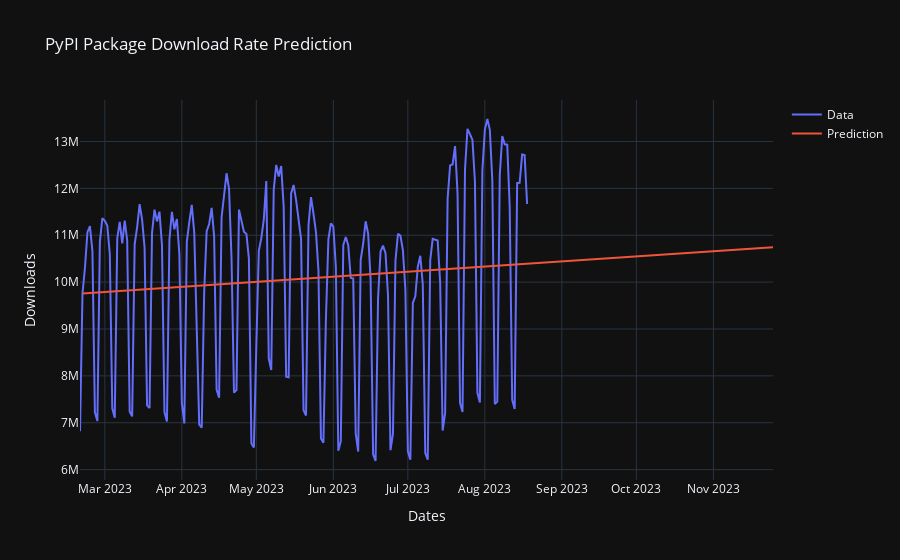

Notebook code for this chart:
### Markdown cell above
### Plotting

### Code cell
fig = go.Figure()

fig.add_trace(
    go.Scatter(
        x=overall_df["date"], y=overall_df["downloads"], mode="lines", name="Data"
    )
)
fig.add_trace(
    go.Scatter(
        x=predicted_df["date"],
        y=predicted_df["downloads"],
        mode="lines",
        name="Prediction",
    )
)
fig.update_layout(
    title="PyPI Package Download Rate Prediction",
    xaxis_title="Dates",
    yaxis_title="Downloads",
    template="plotly_dark",
)

fig.show()
